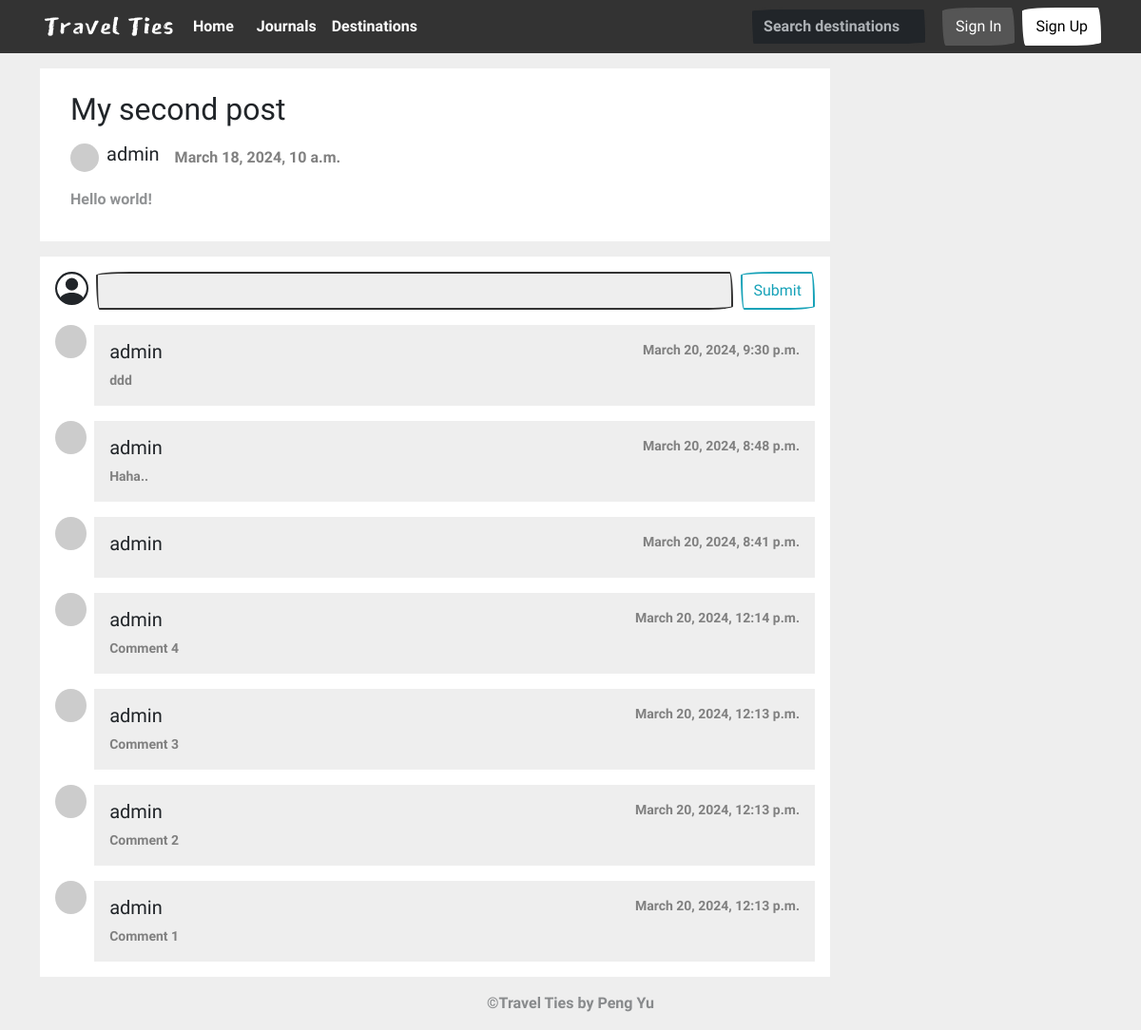
Page /posts/3 on the committed database.
### app/models.py (models this page shows, shortened)
class Post(models.Model):
    user = models.ForeignKey(
        UserProfile, on_delete=models.CASCADE, related_name="posts")
    title = models.CharField(max_length=255)
    summary = models.CharField(max_length=255)
    content = models.TextField()
    created_at = models.DateTimeField(auto_now_add=True)
    updated_at = models.DateTimeField(auto_now=True)
    images = models.ManyToManyField(Image)
    class Meta:
        ordering = ['-updated_at']

class UserProfile(models.Model):
    user = models.OneToOneField(
        User, on_delete=models.CASCADE, related_name="profile")
    avatar_image = models.ForeignKey(
        Image, on_delete=models.SET_NULL, null=True, blank=True)
    profile = models.CharField(max_length=255)
    slogan = models.CharField(max_length=100)
    def __str__(self):
        return self.user.username

class Comment(models.Model):
    user = models.ForeignKey(UserProfile, on_delete=models.CASCADE)
    post = models.ForeignKey(
        Post, on_delete=models.CASCADE, related_name="comments")
    content = models.TextField()
    created_at = models.DateTimeField(auto_now_add=True)
    class Meta:
        ordering = ['-created_at']

### app/views.py (the view)
# urls.py: path('posts/<int:pk>', views.PostDetailView.as_view(), name="post_detail"),
class PostDetailView(DetailView):
    template_name = "post.html"
    model = models.Post
    context_object_name = "post"

### app/templates/post.html (shortened to what this page needs)
{% extends "base-two-columns.html" %}
{% block center %}
    <div class="card ps-3 pe-3 pt-2" style="border: none; border-radius: 0%;">
        <div class="card-body">
            <h2>{{ post.title }}</h2>
            <div class="d-flex justify-content-start my-3 align-items-center vertical-center">
                <a class="nav-link" href="{% url 'me' post.user.user.id %}">
                    {% if post.user.avatar_image.url %}
                        <img src="{{ post.user.avatar_image.url }}"
                             alt="mdo"
                             width="30"
                             height="30"
                             class="rounded-circle" />
                    {% endif %}
                </a>
                <div class="ms-2">
                    <a class="nav-link" href="{% url 'me' post.user.user.id %}">
                        <h5 style="display:inline-flex;">{{ post.user }}</h5>
                    </a>
                </div>
                <div class="ms-3">
                    <span style="color:gray;">{{ post.created_at }}</span>
                </div>
            </div>
            <div class="mt-3 text-body-tertiary">
                {% autoescape off %}
                    {{ post.content }}
                {% endautoescape %}
            </div>
        </div>
    </div>
    <div class="card ps-3 pe-3 mt-3 pb-3"
         style="border: none;
                border-radius: 0%">
        <div class="mt-3">
            <div class="d-flex justify-content-start">
                <div>
                </div>
                <input class="form-control ms-2 "
                       style="background-color: #eeeeee"
                       id="comment-for-{{ post.id }}"
                       required />
                <button class="btn btn-outline-info ms-2"
                        onclick="postComment({{ post.id }})">Submit</button>
            </div>
        </div>
        <div id="comments-section-{{ post.id }}">
            {% for comment in post.comments.all %}
                <div class="mt-3">
                    <div class="d-flex justify-content-start">
                        <div>
                            {% if comment.user.avatar_image.url %}
                                <img src="{{ post.user.avatar_image.url }}"
                                     alt="mdo"
                                     width="35"
                                     height="35"
                                     class="rounded-circle" />
                            {% endif %}
                        </div>
                        <div class="p-3 ms-2" style="background-color: #eeeeee; width: 100%;">
                            <div class="d-flex justify-content-between">
                                <h5>{{ comment.user }}</h5>
                                <span style="font-size: 14px; color: gray;">{{ comment.created_at }}</span>
                            </div>
                            <div style="font-size: 14px; color: gray;">{{ comment.content }}</div>
                        </div>
                    </div>
                </div>
            {% endfor %}
        </div>
    </div>
{% endblock center %}

### rows in the picture
Post: title "My second post", user "admin", created_at "March 18, 2024, 10 a.m.", content "Hello world!"
Comment: user "admin", created_at "March 20, 2024, 9:30 p.m.", content "ddd"
Comment: user "admin", created_at "March 20, 2024, 8:48 p.m.", content "Haha.."
Comment: user "admin", created_at "March 20, 2024, 8:41 p.m."
Comment: user "admin", created_at "March 20, 2024, 12:14 p.m.", content "Comment 4"
Comment: user "admin", created_at "March 20, 2024, 12:13 p.m.", content "Comment 3"
Comment: user "admin", created_at "March 20, 2024, 12:13 p.m.", content "Comment 2"
Comment: user "admin", created_at "March 20, 2024, 12:13 p.m.", content "Comment 1"
